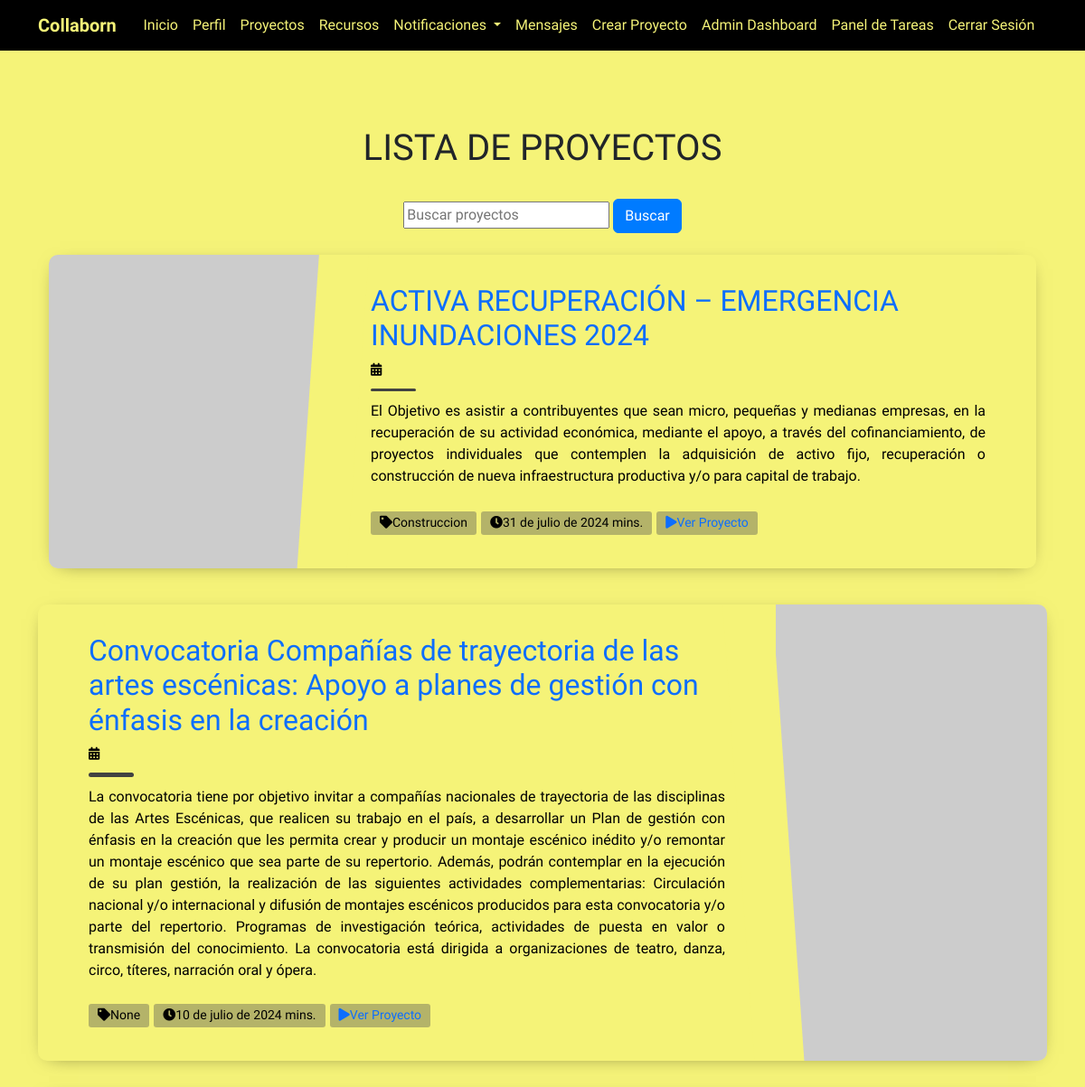
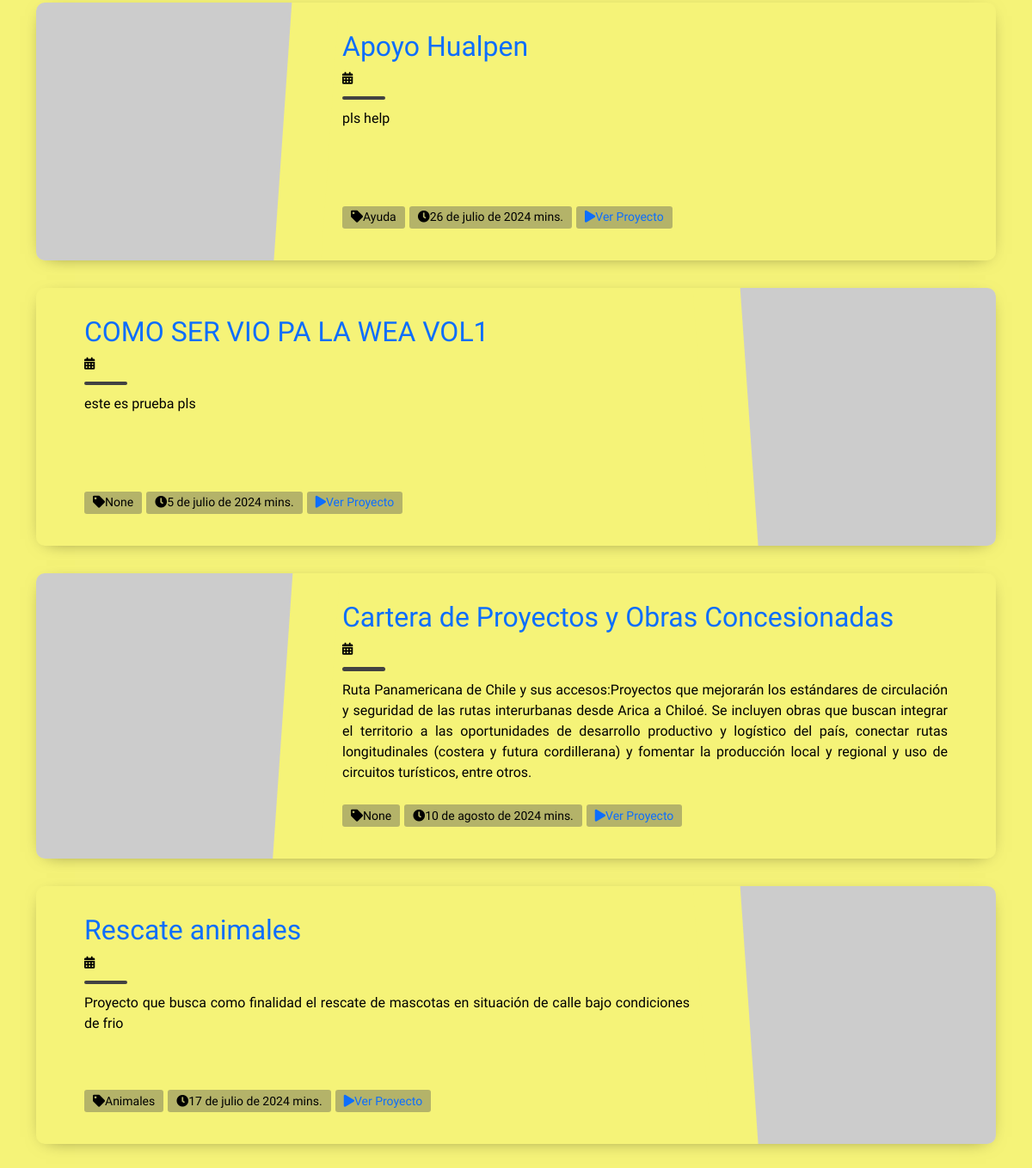
Before: /proyectos/ (signed in) with the older database file (2 pictures, top to bottom).
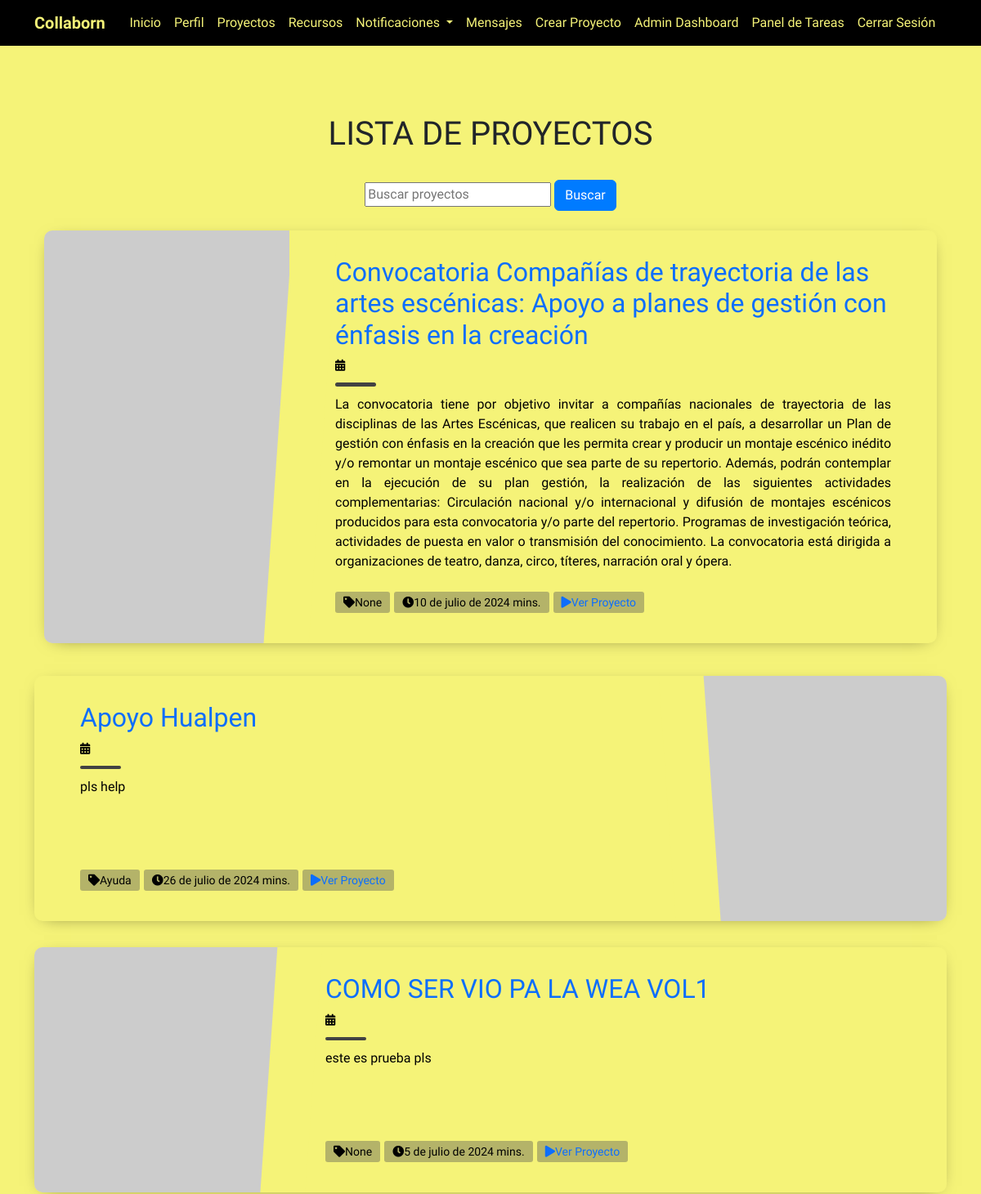
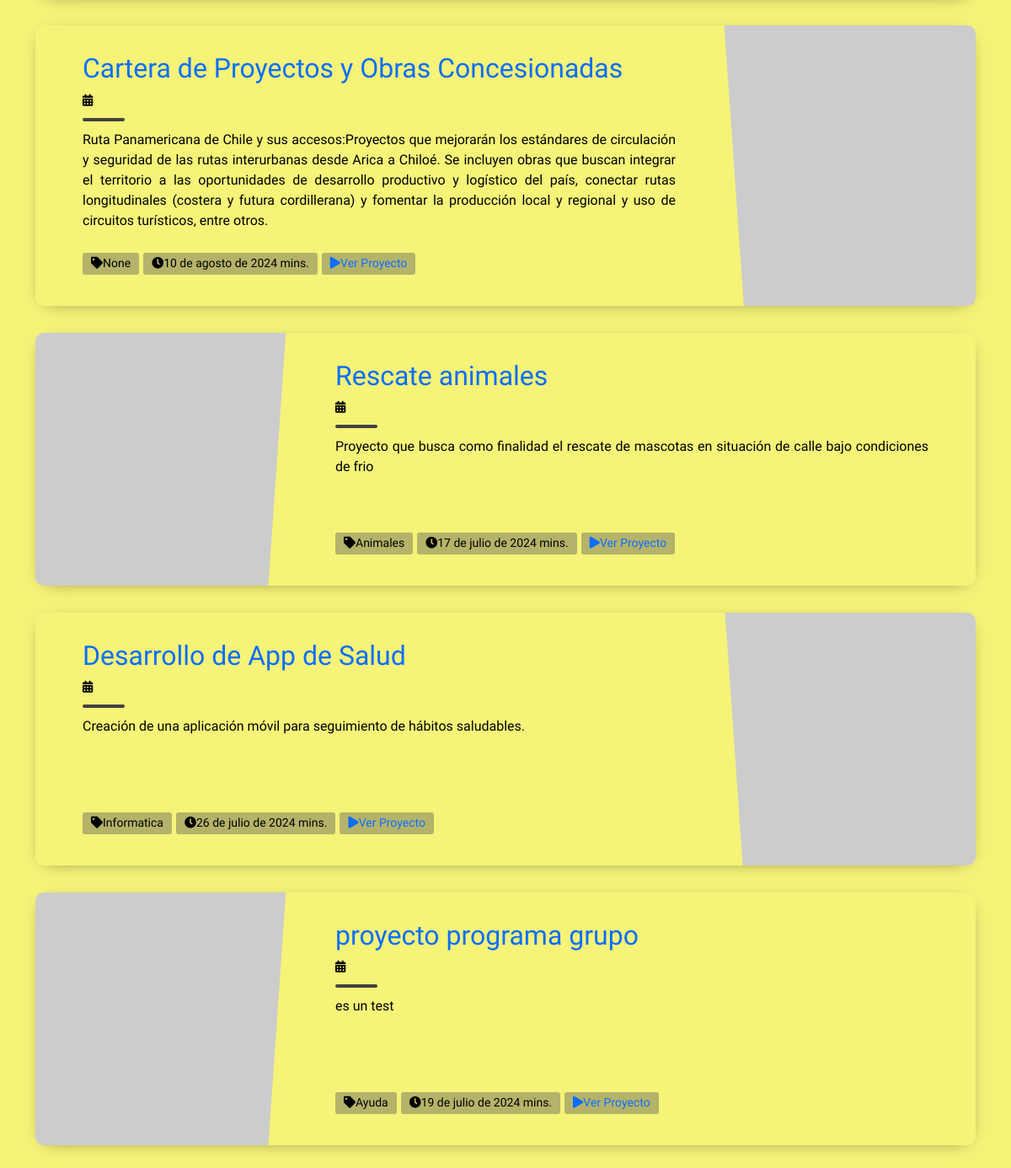
After: the same page with the newer database file (2 pictures, top to bottom).
### myapp/models.py (models this page shows, shortened)
class Proyecto(models.Model):
    nombre = models.CharField(max_length=200)
    descripcion = models.TextField()
    fecha_inicio = models.DateField()
    fecha_fin = models.DateField()
    ciudad = models.CharField(max_length=100, blank=True, null=True)
    imagen = models.ImageField(upload_to='proyectos/', blank=True, null=True)
    categoria = models.CharField(max_length=100, blank=True, null=True)
    creador = models.ForeignKey(User, on_delete=models.CASCADE)

### myapp/views.py (the view)
# urls.py: path('proyectos/', views.proyecto_lista, name='proyecto_lista'),
@login_required
def proyecto_lista(request):
    query = request.GET.get('q', '')
    if query:
        proyectos = Proyecto.objects.filter(
            Q(nombre__icontains=query) | Q(descripcion__icontains=query)
        )
    else:
        proyectos = Proyecto.objects.all()
    return render(request, 'myapp/proyecto_lista.html', {'proyectos': proyectos})

### myapp/templates/myapp/proyecto_lista.html (shortened to what this page needs)
{% extends 'myapp/base.html' %}
{% load static %}
{% block content %}
<!DOCTYPE html>
<html lang="en">
<head>
    <link rel="stylesheet" href="{% static 'css/proyecto_lista.css' %}">
</head>
<body>
<section class="light">
    <div class="container py-2">
        <div class="h1 text-center text-dark" id="pageHeaderTitle">Lista de Proyectos</div>
        <form method="get" class="text-center my-4">
            <input type="text" name="q" placeholder="Buscar proyectos" value="{{ request.GET.q }}">
            <button type="submit" class="btn btn-primary">Buscar</button>
        </form>
        {% for proyecto in proyectos %}
        <article class="postcard light blue">
            <a class="postcard__img_link" href="#">
                <img class="postcard__img" src="https://picsum.photos/1000/1000" alt="Project Image" />
            </a>
            <div class="postcard__text t-dark">
                <h1 class="postcard__title blue"><a href="{% url 'proyecto_detalle' proyecto.id %}">{{ proyecto.nombre }}</a></h1>
                <div class="postcard__subtitle small">
                    <time datetime="{{ proyecto.fecha_creacion }}">
                        <i class="fas fa-calendar-alt mr-2"></i>{{ proyecto.fecha_creacion }}
                    </time>
                </div>
                <div class="postcard__bar"></div>
                <div class="postcard__preview-txt">{{ proyecto.descripcion }}</div>
                <ul class="postcard__tagbox">
                    <li class="tag__item"><i class="fas fa-tag mr-2"></i>{{ proyecto.categoria }}</li>
                    <li class="tag__item"><i class="fas fa-clock mr-2"></i>{{ proyecto.fecha_fin}} mins.</li>
                    <li class="tag__item play blue">
                        <a href="#"><i class="fas fa-play mr-2"></i>Ver Proyecto</a>
                    </li>
                </ul>
                </div>
            </div>
        </article>
        {% endfor %}
</section>
</body>
</html>
{% endblock %}

### myapp/templates/myapp/base.html (shortened to what this page needs)
<!DOCTYPE html>
<html lang="es">
<head>
    {% load static %}
    <link rel="stylesheet" href="{% static 'css/bootstrap.min.css' %}">
    <link rel="stylesheet" href="{% static 'css/style.css' %}">
    <link rel="stylesheet" href="{% static 'css/ver_perfil.css' %}">
    <link rel="stylesheet" href="{% static 'css/register.css' %}">
    <link href="https://cdnjs.cloudflare.com/ajax/libs/font-awesome/5.11.2/css/all.min.css" rel="stylesheet">
    <link href="https://cdn.jsdelivr.net/npm/@icon/entypo@1.0.3/entypo.css" rel="stylesheet">
    <link rel="stylesheet" href="https://cdnjs.cloudflare.com/ajax/libs/bootstrap-datepicker/1.9.0/css/bootstrap-datepicker.min.css">
</head>
<body>
    {% if user.is_authenticated %}
    <header>
        <nav class="navbar navbar-expand-lg fixed-top custom-navbar">
            <div class="container">
                <a class="navbar-brand" href="{% url 'index' %}">Collaborn</a>
                <div class="collapse navbar-collapse justify-content-between" id="navbarNav">
                    <ul class="navbar-nav mx-auto">
                        <li class="nav-item"><a class="nav-link" href="{% url 'index' %}">Inicio</a></li>
                        <li class="nav-item"><a class="nav-link" href="{% url 'ver_perfil' %}">Perfil</a></li>
                        <li class="nav-item"><a class="nav-link" href="{% url 'proyecto_lista' %}">Proyectos</a></li>
                        <li class="nav-item"><a class="nav-link" href="{% url 'listar_recursos' %}">Recursos</a></li>
                        <li class="nav-item dropdown">
                            <a class="nav-link dropdown-toggle" href="#" id="notificacionesDropdown" role="button" data-toggle="dropdown" aria-haspopup="true" aria-expanded="false">
                                Notificaciones
                            </a>
                        </li>
                        <li class="nav-item">
                            <a class="nav-link" href="{% url 'listar_mensajes' %}">Mensajes
                            </a>
                        </li>
                        {% if user.is_staff %}
                        <li class="nav-item"><a class="nav-link" href="{% url 'crear_proyecto' %}">Crear Proyecto</a></li>
                        <li class="nav-item"><a class="nav-link" href="{% url 'admin_dashboard' %}">Admin Dashboard</a></li>
                        <li class="nav-item"><a class="nav-link" href="{% url 'admin_panel_tareas' %}">Panel de Tareas</a></li>
                        {% endif %}
                        <li class="nav-item">
                            <form method="post" action="{% url 'logout' %}">
                                <button type="submit" class="btn btn-link nav-link">Cerrar Sesión</button>
                            </form>
                        </li>
                    </ul>
                </div>
            </div>
        </nav>
    </header>
    {% endif %}
    <main class="container">
        {% block content %}{% endblock %}
    </main>
</body>
</html>

### myapp/static/css/style.css (style rules this page uses)
body { padding-top: 20px; }
.navbar-brand { font-weight: bold; }
.btn-primary { background-color: #007bff; border-color: #007bff; }

### myapp/static/css/register.css (style rules this page uses)
body { background-color: #dcc4fa; }

### myapp/static/css/proyecto_lista.css (style rules this page uses)
body { font-family: "Baloo 2", cursive; font-size: 16px; color: #000000; text-rendering: optimizeLegibility; font-weight: initial; }
.light { background: #f5f378; }
a, a:hover { text-decoration: none; transition: color 0.3s ease-in-out; }
#pageHeaderTitle { margin: 2rem 0; text-transform: uppercase; text-align: center; font-size: 2.5rem; }
.postcard { flex-wrap: wrap; display: flex; box-shadow: 0 4px 21px -12px rgba(0, 0, 0, 0.66); border-radius: 10px; margin: 0 0 2rem 0; overflow: hidden; position: relative; color: #000000; }
.postcard.light { background-color: #f5f378; }
.t-dark { color: #000000; }
.postcard__title { font-size: 1.75rem; }
.postcard__img { max-height: 180px; width: 100%; object-fit: cover; position: relative; }
.postcard__img_link { display: contents; }
.postcard__bar { width: 50px; height: 10px; margin: 10px 0; border-radius: 5px; background-color: #424242; transition: width 0.2s ease; }
.postcard__text { padding: 1.5rem; position: relative; display: flex; flex-direction: column; }
.postcard__preview-txt { overflow: hidden; text-overflow: ellipsis; text-align: justify; height: 100%; }
.postcard__tagbox { display: flex; flex-flow: row wrap; font-size: 14px; margin: 20px 0 0 0; padding: 0; justify-content: center; }
.postcard__tagbox .tag__item { display: inline-block; background: rgba(83, 83, 83, 0.4); border-radius: 3px; padding: 2.5px 10px; margin: 0 5px 5px 0; cursor: default; user-select: none; transition: background-color 0.3s; }
@media screen and (min-width: 769px) { .postcard { flex-wrap: inherit; } }
@media screen and (min-width: 769px) { .postcard__title { font-size: 2rem; } }
@media screen and (min-width: 769px) { .postcard__tagbox { justify-content: start; } }
@media screen and (min-width: 769px) { .postcard__img { max-width: 300px; max-height: 100%; transition: transform 0.3s ease; } }
@media screen and (min-width: 769px) { .postcard__text { padding: 3rem; width: 100%; } }
@media screen and (min-width: 769px) { .postcard__text::before { content: ""; position: absolute; display: block; background: #000000; top: -20%; height: 130%; width: 55px; } }
@media screen and (min-width: 769px) { .postcard:nth-child(2n+1) { flex-direction: row; } }
@media screen and (min-width: 769px) { .postcard:nth-child(2n+0) { flex-direction: row-reverse; } }
@media screen and (min-width: 769px) { .postcard:nth-child(2n+1) .postcard__text::before { left: -12px !important; transform: rotate(4deg); } }
@media screen and (min-width: 769px) { .postcard:nth-child(2n+0) .postcard__text::before { right: -12px !important; transform: rotate(-4deg); } }
@media screen and (min-width: 1024px) { .postcard__text { padding: 2rem 3.5rem; } }
@media screen and (min-width: 1024px) { .postcard__text::before { content: ""; position: absolute; display: block; top: -20%; height: 130%; width: 55px; } }
@media screen and (min-width: 1024px) { .postcard.light .postcard__text::before { background: #f5f378; } }

### myapp/templates/myapp/base.html (style rules this page uses)
body { background-color: #f5f378; }
main.container { margin-top: 80px; }
.navbar.custom-navbar { background-color: #000000; }
.navbar.custom-navbar .navbar-nav .nav-link { color: #f5f378; }
.navbar.custom-navbar .navbar-brand { color: #f5f378; }

Changed rows visible on the page:
removed Proyecto: nombre "ACTIVA RECUPERACIÓN – EMERGENCIA INUNDACIONES 2024", descripcion "El Objetivo es asistir a contribuyentes que sean micro, pequeñas y medianas empresas, en la recuperación de su actividad económica, mediante el apoyo, a través del cofinanciamiento, de proyectos individuales que contemplen la adquisición de activo fijo, recuperación o construcción de nueva infraestructura productiva y/o para capital de trabajo.", categoria "Construccion", fecha_fin "31 de julio de 2024"
added Proyecto: nombre "Desarrollo de App de Salud", descripcion "Creación de una aplicación móvil para seguimiento de hábitos saludables.", categoria "Informatica", fecha_fin "26 de julio de 2024"
added Proyecto: nombre "proyecto programa grupo", descripcion "es un test", categoria "Ayuda", fecha_fin "19 de julio de 2024"
